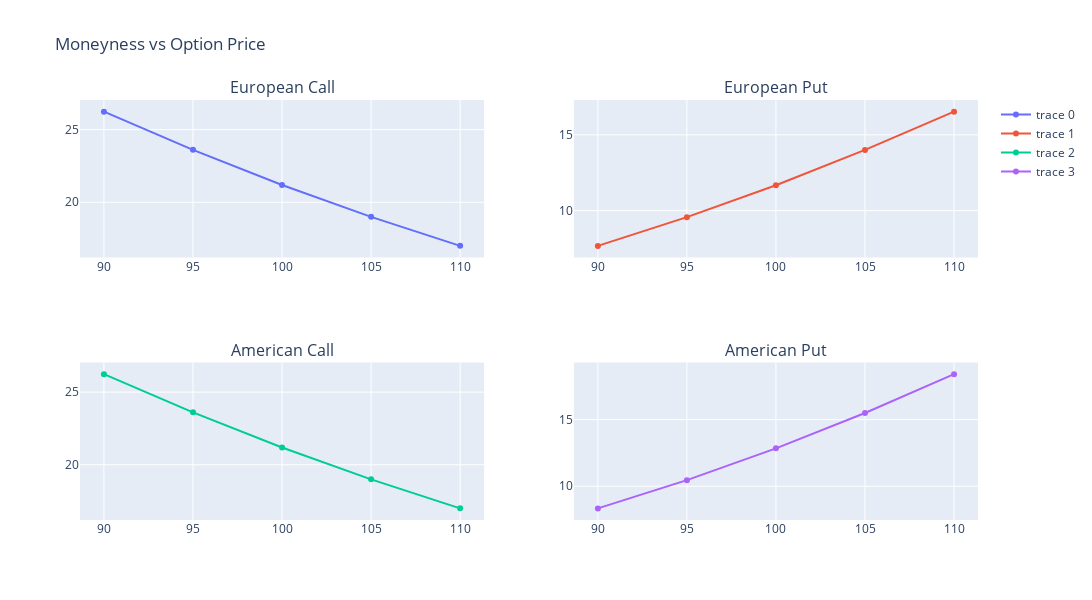

Notebook code for this chart:
### Code cell
simulation_plots = make_subplots(rows=2, cols=2, subplot_titles=('European Call','European Put','American Call','American Put'))
simulation_plots.update_layout(height=600, width=1200, title_text="Moneyness vs Option Price")
simulation_plots.add_trace(go.Scatter(x=[0.9*100, 0.95*100, 100, 1.05*100, 1.1*100], y=European_call_prices ,mode='lines+markers'),row = 1, col = 1)
simulation_plots.add_trace(go.Scatter(x=[0.9*100, 0.95*100, 100, 1.05*100, 1.1*100], y=European_put_prices ,mode='lines+markers'),row = 1, col = 2)
simulation_plots.add_trace(go.Scatter(x=[0.9*100, 0.95*100, 100, 1.05*100, 1.1*100], y=American_call_prices ,mode='lines+markers'),row = 2, col = 1)
simulation_plots.add_trace(go.Scatter(x=[0.9*100, 0.95*100, 100, 1.05*100, 1.1*100], y=American_put_prices ,mode='lines+markers'),row = 2, col = 2)

### Figure 1 — Plotly figure (JSON) as saved in the notebook; plotly's stock layout.template omitted (floating-point values rounded to 4 significant figures)
{"data": [{"mode": "lines+markers", "type": "scatter", "x": [90, 95, 100, 105, 110.0], "xaxis": "x", "y": [26.24, 23.61, 21.19, 19.0, 17.0], "yaxis": "y"}, {"mode": "lines+markers", "type": "scatter", "x": [90, 95, 100, 105, 110.0], "xaxis": "x2", "y": [7.674, 9.568, 11.67, 14.0, 16.53], "yaxis": "y2"}, {"mode": "lines+markers", "type": "scatter", "x": [90, 95, 100, 105, 110.0], "xaxis": "x3", "y": [26.24, 23.61, 21.19, 19.0, 17.0], "yaxis": "y3"}, {"mode": "lines+markers", "type": "scatter", "x": [90, 95, 100, 105, 110.0], "xaxis": "x4", "y": [8.338, 10.46, 12.84, 15.5, 18.41], "yaxis": "y4"}], "layout": {"annotations": [{"font": {"size": 16}, "showarrow": false, "text": "European Call", "x": 0.225, "xanchor": "center", "xref": "paper", "y": 1, "yanchor": "bottom", "yref": "paper"}, {"font": {"size": 16}, "showarrow": false, "text": "European Put", "x": 0.775, "xanchor": "center", "xref": "paper", "y": 1, "yanchor": "bottom", "yref": "paper"}, {"font": {"size": 16}, "showarrow": false, "text": "American Call", "x": 0.225, "xanchor": "center", "xref": "paper", "y": 0.375, "yanchor": "bottom", "yref": "paper"}, {"font": {"size": 16}, "showarrow": false, "text": "American Put", "x": 0.775, "xanchor": "center", "xref": "paper", "y": 0.375, "yanchor": "bottom", "yref": "paper"}], "height": 600, "title": {"text": "Moneyness vs Option Price"}, "width": 1200, "xaxis": {"anchor": "y", "domain": [0, 0.45]}, "xaxis2": {"anchor": "y2", "domain": [0.55, 1]}, "xaxis3": {"anchor": "y3", "domain": [0, 0.45]}, "xaxis4": {"anchor": "y4", "domain": [0.55, 1]}, "yaxis": {"anchor": "x", "domain": [0.625, 1]}, "yaxis2": {"anchor": "x2", "domain": [0.625, 1]}, "yaxis3": {"anchor": "x3", "domain": [0, 0.375]}, "yaxis4": {"anchor": "x4", "domain": [0, 0.375]}}}
